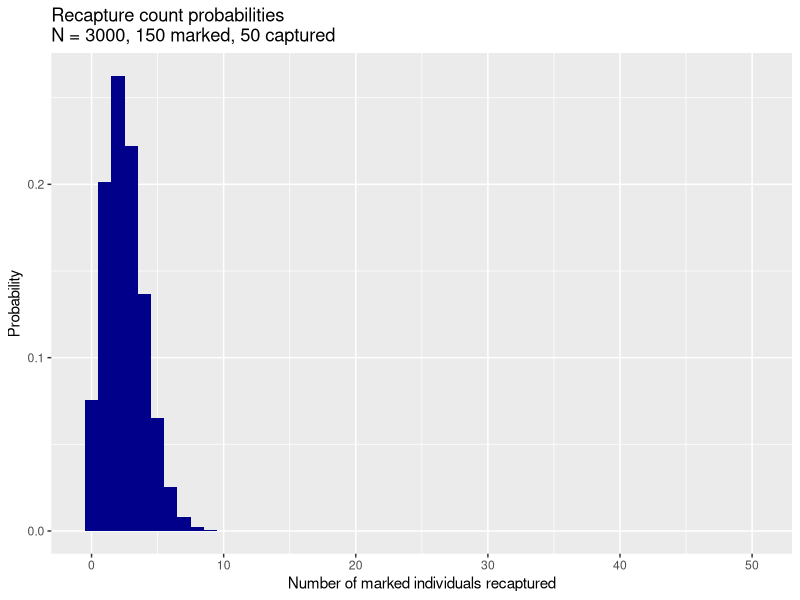
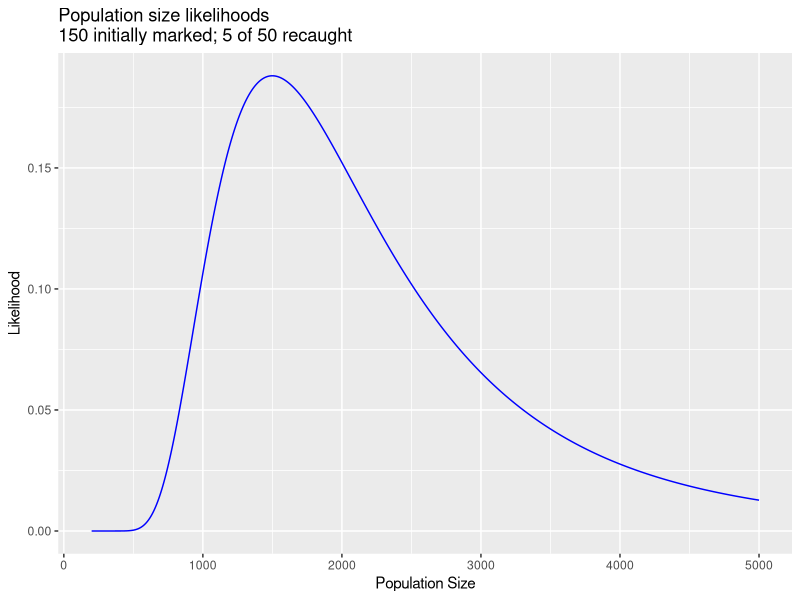

Generate these figures, in order, with R:
## ---- chunk 1


set.seed(20130306)
## ---- chunk 2
dhyper(x = 5, m = 150, n = 3000 - 150, k = 50)
## ---- chunk 3
#full probability distribution
recaptured <- 0:50
probs <- dhyper(recaptured, m = 150, n = 3000 - 150, k = 50)

library(ggplot2) #load ggplot2
ggplot(data.frame(recaptured, probs), aes(x = recaptured, y = probs))+ 
  geom_bar(fill = "darkblue", stat = "identity", width = 1)+
  ggtitle("Recapture count probabilities\nN = 3000, 150 marked, 50 captured") +
  xlab("Number of marked individuals recaptured") +  
  ylab("Probability")
## ---- chunk 4
popsize <- 200:5000
likes <- dhyper(5, m = 150, n = popsize - 150, k = 50)
ggplot(data.frame(popsize, likes), aes(x = popsize, y = likes))+ 
  geom_line(color = "blue")+
  ggtitle("Population size likelihoods\n150 initially marked; 5 of 50 recaught")+
  xlab("Population Size") +
  ylab("Likelihood")
